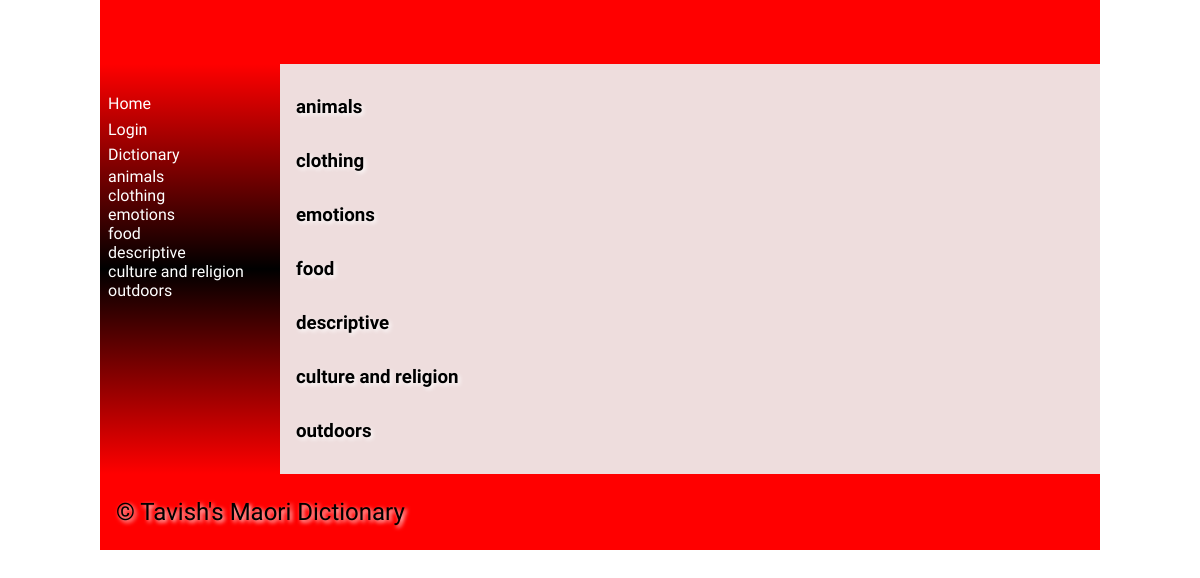
The page /categories on the database its author committed.
### tables this page shows
CREATE TABLE "categories"
(
    id       integer
        constraint category_pk
            primary key autoincrement,
    category varchar(30)
);

### app.py (the view)
@app.route('/categories')
def render_categories():
    con = create_connection(DB_NAME)
    query = "SELECT category, id FROM categories"
    cur = con.cursor()
    cur.execute(query)
    categories_list = cur.fetchall()
    con.close()
    return render_template("categories.html", categories = categories_list, logged_in = is_logged_in())

### app.py (called while the page is built)
def is_logged_in():
    if session.get('email') is None:
        print('Not logged in')
        return False
    print('Logged in')
    return True

def create_connection(db_file):
   try:
       connection = sqlite3.connect(db_file)
       connection.execute('pragma foreign_keys=ON')
       return connection
   except Error as e:
       print(e)
   return None

### templates/categories.html (shortened to what this page needs)
{% extends "base.html" %}
{% block main %}
<div id="categories">
{% for categories in categories %}
        <div class = "product-box">
            <h3> {{ categories[0] }}</h3>
        </div>
        {% endfor %}
</div>
{% endblock %}

### templates/base.html (shortened to what this page needs)
<!doctype html>
<html lang="en">
<head>
	<link href="{{ url_for('static', filename='css/style.css') }}" rel="stylesheet">
</head>
<body>
	<div id="container">
		<header>
			<h1>{% block heading %}{% endblock %}</h1>
		</header>
		<nav>
			<ul>
                <li><a href="\">Home</a></li>
				<li><a href="\login">Login</a></li>
				<li><a href="\dictionary">Dictionary</a></li>
				<div id="categories">
					{% for categories in categories %}
					<div class = "product-box">
						<ul><a href = '/dictionary'>{{ categories[0] }}</a></ul>
        		</div>
        {% endfor %}
</div>
			</ul>
		</nav>
		<main>
            {% block main%}{% endblock %}
        </main>
		<footer>
			<p>
				&copy; Tavish's Maori Dictionary
			</p>
		</footer>
	</div>
</body>
</html>

### static/css/style.css (style rules this page uses)
* { font-family: Comfortaa, sans-serif; margin: 0; padding: 0; box-sizing: border-box; }
#container { display: grid; grid-template-columns: 75px auto; grid-template-areas: 'nav header' 'main main' 'footer footer'; }
header { grid-area: header; background-color: #ff0000; padding: 1rem; }
nav { grid-area: nav; }
main { grid-area: main; padding: 1rem; background-color: #edd; }
h1, h2, h3, h4 { padding: 1rem 0; font-family: 'Suez One', serif; color: #000; text-shadow: 2px 2px 4px #fff; }
p { padding: 0.5rem 0; }
a { color: #222; }
footer { grid-area: footer; padding: 1rem; background-color: #f00; }
footer p { color: #000; text-shadow: 2px 2px 4px #fff; font-size: 1.5rem; }
@media only screen and (min-width: 768px) { #container { grid-template-columns: 180px auto; grid-template-areas: 'header header' 'nav main' 'footer footer'; } }
@media only screen and (min-width: 768px) { nav { background: linear-gradient(180deg, rgba(255,0,0,1) 0%, rgba(0, 0, 0, 1) 50%, rgba(255,0,0,1) 100%); padding: 0.5rem; } }
@media only screen and (min-width: 768px) { nav ul { list-style: none; } }
@media only screen and (min-width: 768px) { nav li { padding: 0.2rem 0; } }
@media only screen and (min-width: 768px) { nav a { color: #fff; text-decoration: none; } }
@media only screen and (min-width: 1000px) { #container { width: 1000px; margin: auto; } }

### rows shown on the page
categories: category "animals"
categories: category "clothing"
categories: category "emotions"
categories: category "food"
categories: category "descriptive"
categories: category "culture and religion"
categories: category "outdoors"
